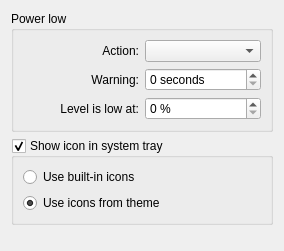
<?xml version="1.0" encoding="UTF-8"?>
<ui version="4.0">
 <class>PowerLowSettings</class>
 <widget class="QWidget" name="PowerLowSettings">
  <property name="geometry">
   <rect>
    <x>0</x>
    <y>0</y>
    <width>284</width>
    <height>251</height>
   </rect>
  </property>
  <property name="windowTitle">
   <string>Dialog</string>
  </property>
  <layout class="QVBoxLayout" name="verticalLayout">
   <item>
    <widget class="QGroupBox" name="groupBox">
     <property name="title">
      <string>Power low</string>
     </property>
     <layout class="QGridLayout" name="gridLayout">
      <item row="0" column="0">
       <widget class="QLabel" name="actionLabel">
        <property name="text">
         <string>Action:</string>
        </property>
        <property name="alignment">
         <set>Qt::AlignRight|Qt::AlignTrailing|Qt::AlignVCenter</set>
        </property>
       </widget>
      </item>
      <item row="0" column="1">
       <widget class="QComboBox" name="actionComboBox"/>
      </item>
      <item row="1" column="0">
       <widget class="QLabel" name="warningLabel">
        <property name="text">
         <string>Warning:</string>
        </property>
        <property name="alignment">
         <set>Qt::AlignRight|Qt::AlignTrailing|Qt::AlignVCenter</set>
        </property>
       </widget>
      </item>
      <item row="1" column="1">
       <widget class="QSpinBox" name="warningSpinBox">
        <property name="suffix">
         <string> seconds</string>
        </property>
        <property name="maximum">
         <number>500</number>
        </property>
       </widget>
      </item>
      <item row="2" column="0">
       <widget class="QLabel" name="levelLabel">
        <property name="text">
         <string>Level is low at:</string>
        </property>
        <property name="alignment">
         <set>Qt::AlignRight|Qt::AlignTrailing|Qt::AlignVCenter</set>
        </property>
       </widget>
      </item>
      <item row="2" column="1">
       <widget class="QSpinBox" name="levelSpinBox">
        <property name="suffix">
         <string> %</string>
        </property>
       </widget>
      </item>
     </layout>
    </widget>
   </item>
   <item>
    <widget class="QGroupBox" name="appearanceGroupBox">
     <property name="title">
      <string>Show icon in system tray</string>
     </property>
     <property name="checkable">
      <bool>true</bool>
     </property>
     <layout class="QGridLayout" name="gridLayout_2">
      <item row="1" column="0">
       <widget class="QRadioButton" name="useBuiltInIconRadioButton">
        <property name="text">
         <string>Use built-in icons</string>
        </property>
        <property name="checked">
         <bool>false</bool>
        </property>
       </widget>
      </item>
      <item row="2" column="0">
       <widget class="QRadioButton" name="useThemeIconsRadioButton">
        <property name="text">
         <string>Use icons from theme</string>
        </property>
        <property name="checked">
         <bool>true</bool>
        </property>
        <property name="autoRepeat">
         <bool>true</bool>
        </property>
       </widget>
      </item>
     </layout>
    </widget>
   </item>
   <item>
    <spacer name="verticalSpacer">
     <property name="orientation">
      <enum>Qt::Vertical</enum>
     </property>
     <property name="sizeHint" stdset="0">
      <size>
       <width>20</width>
       <height>40</height>
      </size>
     </property>
    </spacer>
   </item>
  </layout>
 </widget>
 <resources/>
 <connections/>
</ui>
